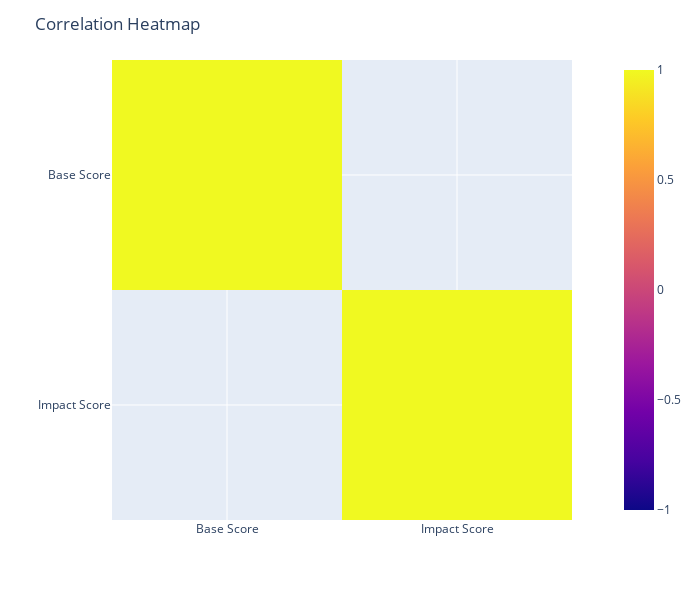

Notebook cell for this chart:
### Code cell
dt_analyzer.check_correlation(processed_df, "baseScore", "impactScore")
columns = [
    {"column_name": "baseScore", "display_name": "Base Score"},
    {"column_name": "impactScore", "display_name": "Impact Score"},
]
dt_analyzer.show_correlation_matrix_heatmap(processed_df, columns, 700, 600, "png")

### Figure 1 — Plotly figure (JSON) as saved in the notebook; plotly's stock layout.template omitted (floating-point values rounded to 4 significant figures)
{"data": [{"coloraxis": "coloraxis", "hovertemplate": "x: %{x}<br>y: %{y}<br>color: %{z}<extra></extra>", "name": "0", "type": "heatmap", "x": ["Base Score", "Impact Score"], "xaxis": "x", "y": ["Base Score", "Impact Score"], "yaxis": "y", "z": [[1, null], [null, 1]]}], "layout": {"coloraxis": {"cmax": 1, "cmin": -1, "colorscale": [[0, "#0d0887"], [0.1111, "#46039f"], [0.2222, "#7201a8"], [0.3333, "#9c179e"], [0.4444, "#bd3786"], [0.5556, "#d8576b"], [0.6667, "#ed7953"], [0.7778, "#fb9f3a"], [0.8889, "#fdca26"], [1, "#f0f921"]]}, "height": 600, "margin": {"t": 60}, "title": {"text": "Correlation Heatmap"}, "width": 700, "xaxis": {"anchor": "y", "constrain": "domain", "domain": [0, 1], "scaleanchor": "y"}, "yaxis": {"anchor": "x", "autorange": "reversed", "constrain": "domain", "domain": [0, 1]}}}
